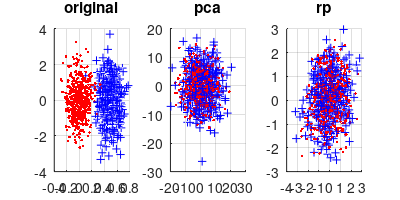

Write MATLAB code to recreate this figure.
clear, clc

n0=500;
n1=n0;

T=5;
d=3;
mu0=zeros(T,1);
mu1=mu0; mu1(1)=0.5;

Sigma=eye(T);
Sigma(1)=0.01;

x0=mvnrnd(mu0, Sigma, n0);
x1=mvnrnd(mu1, Sigma, n1);

figure(1), clf, 
subplot(131), hold all, plot3(x0(:,1),x0(:,2),x0(:,3),'r.')
subplot(131), plot3(x1(:,1),x1(:,2),x1(:,3),'b+')
title('original'), grid on

% PCA 
x0means=repmat(mean(x0),n0,1);
x1means=repmat(mean(x1),n1,1);
x0centered=x0-x0means;
x1centered=x1-x0means;
[U D V] = svd([x0centered; x1centered]);
x0_PCA = x0centered*V(:,1:d)*sqrt(D(1:d,1:d))+x0means(:,1:d);
x1_PCA = x1centered*V(:,1:d)*sqrt(D(1:d,1:d))+x1means(:,1:d);
subplot(132), hold all,  plot3(x0_PCA(:,1), x0_PCA(:,2), x0_PCA(:,3),'r.')
subplot(132), plot3(x1_PCA(:,1), x1_PCA(:,2), x1_PCA(:,3),'b+')
title('pca'), grid on

% RP
[RP,~] = qr(randn(T,d),0);
x0_RP = x0*RP;
x1_RP = x1*RP;
subplot(133), hold all, plot3(x0_RP(:,1), x0_RP(:,2), x0_RP(:,3),'r.')
subplot(133), plot3(x1_RP(:,1), x1_RP(:,2), x1_RP(:,3),'b+')
title('rp'), grid on

% SDA
delta=mean(x0)-mean(x1);
[SDAV, R, E]=qr([V delta'],0);

wh=[4 2];   %set paper width and height
set(gcf,'PaperSize',wh,'PaperPosition',[0 0 wh],'Color','w');
print('PC_fail_demo','-dpdf')